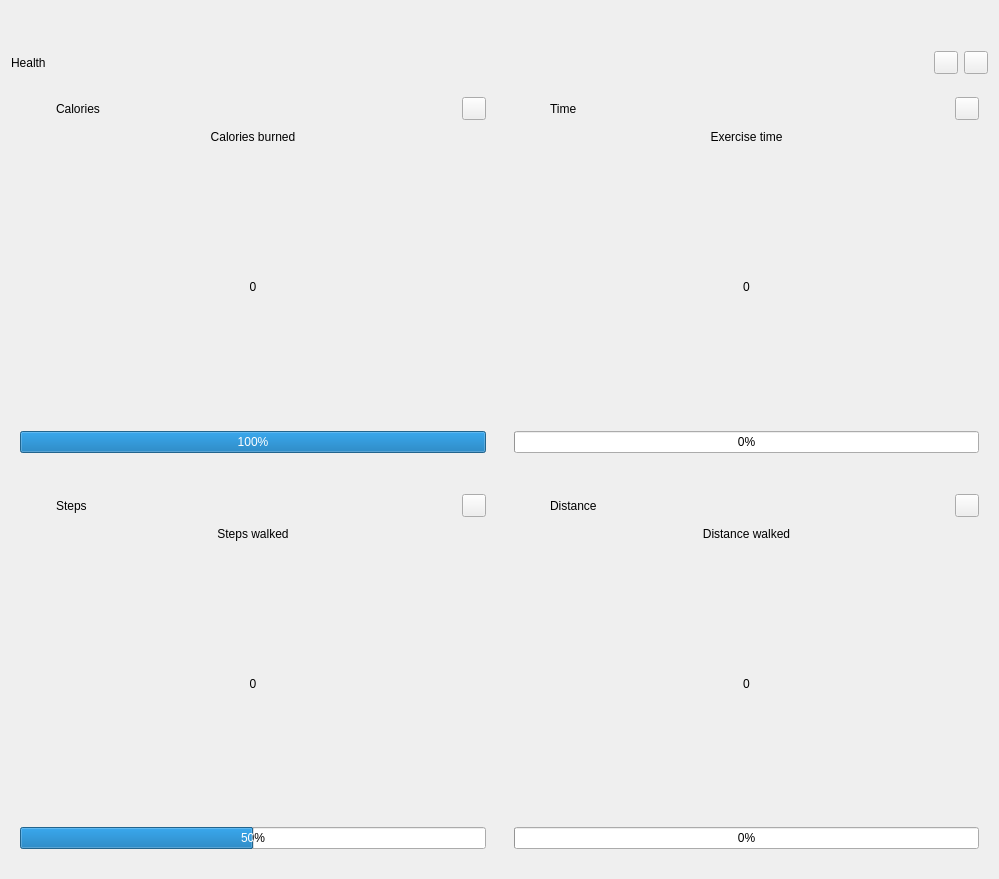
<?xml version="1.0" encoding="UTF-8"?>
<ui version="4.0">
 <class>HealthInterface</class>
 <widget class="QWidget" name="HealthInterface">
  <property name="geometry">
   <rect>
    <x>0</x>
    <y>0</y>
    <width>999</width>
    <height>879</height>
   </rect>
  </property>
  <property name="sizePolicy">
   <sizepolicy hsizetype="Preferred" vsizetype="Preferred">
    <horstretch>0</horstretch>
    <verstretch>0</verstretch>
   </sizepolicy>
  </property>
  <property name="windowTitle">
   <string>Form</string>
  </property>
  <layout class="QGridLayout" name="gridLayout_3">
   <item row="0" column="0">
    <spacer name="verticalSpacer">
     <property name="orientation">
      <enum>Qt::Vertical</enum>
     </property>
     <property name="sizeType">
      <enum>QSizePolicy::Fixed</enum>
     </property>
     <property name="sizeHint" stdset="0">
      <size>
       <width>20</width>
       <height>40</height>
      </size>
     </property>
    </spacer>
   </item>
   <item row="4" column="0">
    <layout class="QGridLayout" name="gridLayout" rowstretch="0,0" columnstretch="0,0">
     <property name="topMargin">
      <number>0</number>
     </property>
     <property name="spacing">
      <number>10</number>
     </property>
     <item row="1" column="0">
      <widget class="CardWidget" name="distanceCard_2">
       <layout class="QVBoxLayout" name="verticalLayout_8">
        <item>
         <layout class="QVBoxLayout" name="verticalLayout_9" stretch="0,0,1,0">
          <property name="sizeConstraint">
           <enum>QLayout::SetMinAndMaxSize</enum>
          </property>
          <property name="bottomMargin">
           <number>10</number>
          </property>
          <item>
           <layout class="QHBoxLayout" name="horizontalLayout_6">
            <item>
             <widget class="IconWidget" name="stepsIcon">
              <property name="sizePolicy">
               <sizepolicy hsizetype="Preferred" vsizetype="Preferred">
                <horstretch>0</horstretch>
                <verstretch>0</verstretch>
               </sizepolicy>
              </property>
              <property name="minimumSize">
               <size>
                <width>30</width>
                <height>30</height>
               </size>
              </property>
              <property name="icon">
               <iconset>
                <normaloff>../resource/images/icon/step.png</normaloff>../resource/images/icon/step.png</iconset>
              </property>
             </widget>
            </item>
            <item>
             <widget class="TitleLabel" name="stepsTitle">
              <property name="text">
               <string>Steps</string>
              </property>
             </widget>
            </item>
            <item>
             <spacer name="horizontalSpacer_4">
              <property name="orientation">
               <enum>Qt::Horizontal</enum>
              </property>
              <property name="sizeType">
               <enum>QSizePolicy::Expanding</enum>
              </property>
              <property name="sizeHint" stdset="0">
               <size>
                <width>40</width>
                <height>20</height>
               </size>
              </property>
             </spacer>
            </item>
            <item>
             <widget class="ToolButton" name="stepsButton1"/>
            </item>
           </layout>
          </item>
          <item>
           <widget class="SubtitleLabel" name="stepsCaption">
            <property name="text">
             <string>Steps walked</string>
            </property>
            <property name="alignment">
             <set>Qt::AlignCenter</set>
            </property>
            <property name="pixelFontSize" stdset="0">
             <number>35</number>
            </property>
           </widget>
          </item>
          <item>
           <widget class="DisplayLabel" name="stepsNum">
            <property name="text">
             <string>0</string>
            </property>
            <property name="textFormat">
             <enum>Qt::RichText</enum>
            </property>
            <property name="alignment">
             <set>Qt::AlignCenter</set>
            </property>
            <property name="pixelFontSize" stdset="0">
             <number>160</number>
            </property>
           </widget>
          </item>
          <item>
           <widget class="ProgressBar" name="stepsProgressBar">
            <property name="minimumSize">
             <size>
              <width>0</width>
              <height>15</height>
             </size>
            </property>
            <property name="sizeIncrement">
             <size>
              <width>0</width>
              <height>0</height>
             </size>
            </property>
            <property name="value">
             <number>50</number>
            </property>
           </widget>
          </item>
         </layout>
        </item>
       </layout>
      </widget>
     </item>
     <item row="0" column="1">
      <widget class="CardWidget" name="timeCard">
       <layout class="QVBoxLayout" name="verticalLayout_5">
        <item>
         <layout class="QVBoxLayout" name="verticalLayout_6" stretch="0,0,1,0">
          <property name="spacing">
           <number>6</number>
          </property>
          <property name="sizeConstraint">
           <enum>QLayout::SetMinAndMaxSize</enum>
          </property>
          <property name="bottomMargin">
           <number>10</number>
          </property>
          <item>
           <layout class="QHBoxLayout" name="horizontalLayout_4">
            <item>
             <widget class="IconWidget" name="CaloriesIcon_3">
              <property name="sizePolicy">
               <sizepolicy hsizetype="Preferred" vsizetype="Preferred">
                <horstretch>0</horstretch>
                <verstretch>0</verstretch>
               </sizepolicy>
              </property>
              <property name="minimumSize">
               <size>
                <width>30</width>
                <height>30</height>
               </size>
              </property>
              <property name="icon">
               <iconset>
                <normaloff>../resource/images/icon/chronometer.png</normaloff>../resource/images/icon/chronometer.png</iconset>
              </property>
             </widget>
            </item>
            <item>
             <widget class="TitleLabel" name="timeTitle">
              <property name="text">
               <string>Time</string>
              </property>
             </widget>
            </item>
            <item>
             <spacer name="horizontalSpacer_3">
              <property name="orientation">
               <enum>Qt::Horizontal</enum>
              </property>
              <property name="sizeType">
               <enum>QSizePolicy::Expanding</enum>
              </property>
              <property name="sizeHint" stdset="0">
               <size>
                <width>40</width>
                <height>20</height>
               </size>
              </property>
             </spacer>
            </item>
            <item>
             <widget class="ToolButton" name="timeButton1"/>
            </item>
           </layout>
          </item>
          <item>
           <widget class="SubtitleLabel" name="timeCaption">
            <property name="text">
             <string>Exercise time</string>
            </property>
            <property name="alignment">
             <set>Qt::AlignCenter</set>
            </property>
            <property name="pixelFontSize" stdset="0">
             <number>35</number>
            </property>
           </widget>
          </item>
          <item>
           <widget class="DisplayLabel" name="timeNum">
            <property name="text">
             <string>0</string>
            </property>
            <property name="textFormat">
             <enum>Qt::RichText</enum>
            </property>
            <property name="alignment">
             <set>Qt::AlignCenter</set>
            </property>
            <property name="pixelFontSize" stdset="0">
             <number>160</number>
            </property>
           </widget>
          </item>
          <item>
           <widget class="ProgressBar" name="timeProgressBar">
            <property name="minimumSize">
             <size>
              <width>0</width>
              <height>15</height>
             </size>
            </property>
            <property name="sizeIncrement">
             <size>
              <width>0</width>
              <height>0</height>
             </size>
            </property>
            <property name="minimum">
             <number>0</number>
            </property>
            <property name="value">
             <number>0</number>
            </property>
           </widget>
          </item>
         </layout>
        </item>
       </layout>
      </widget>
     </item>
     <item row="0" column="0">
      <widget class="CardWidget" name="caloriesCard">
       <layout class="QVBoxLayout" name="verticalLayout_2">
        <item>
         <layout class="QVBoxLayout" name="verticalLayout" stretch="0,0,1,0">
          <property name="sizeConstraint">
           <enum>QLayout::SetMinAndMaxSize</enum>
          </property>
          <property name="bottomMargin">
           <number>10</number>
          </property>
          <item>
           <layout class="QHBoxLayout" name="horizontalLayout_2">
            <item>
             <widget class="IconWidget" name="CaloriesIcon">
              <property name="sizePolicy">
               <sizepolicy hsizetype="Preferred" vsizetype="Preferred">
                <horstretch>0</horstretch>
                <verstretch>0</verstretch>
               </sizepolicy>
              </property>
              <property name="minimumSize">
               <size>
                <width>30</width>
                <height>30</height>
               </size>
              </property>
              <property name="icon">
               <iconset>
                <normaloff>../resource/images/icon/calories.png</normaloff>../resource/images/icon/calories.png</iconset>
              </property>
             </widget>
            </item>
            <item>
             <widget class="TitleLabel" name="caloriesTitle">
              <property name="text">
               <string>Calories</string>
              </property>
             </widget>
            </item>
            <item>
             <spacer name="horizontalSpacer">
              <property name="orientation">
               <enum>Qt::Horizontal</enum>
              </property>
              <property name="sizeType">
               <enum>QSizePolicy::Expanding</enum>
              </property>
              <property name="sizeHint" stdset="0">
               <size>
                <width>40</width>
                <height>20</height>
               </size>
              </property>
             </spacer>
            </item>
            <item>
             <widget class="ToolButton" name="caloriesButton1"/>
            </item>
           </layout>
          </item>
          <item>
           <widget class="SubtitleLabel" name="caloriesCaption">
            <property name="text">
             <string>Calories burned</string>
            </property>
            <property name="alignment">
             <set>Qt::AlignCenter</set>
            </property>
            <property name="pixelFontSize" stdset="0">
             <number>35</number>
            </property>
           </widget>
          </item>
          <item>
           <widget class="DisplayLabel" name="caloriesNum">
            <property name="text">
             <string>0</string>
            </property>
            <property name="textFormat">
             <enum>Qt::RichText</enum>
            </property>
            <property name="alignment">
             <set>Qt::AlignCenter</set>
            </property>
            <property name="pixelFontSize" stdset="0">
             <number>160</number>
            </property>
           </widget>
          </item>
          <item>
           <widget class="ProgressBar" name="caloriesProgressBar">
            <property name="minimumSize">
             <size>
              <width>0</width>
              <height>15</height>
             </size>
            </property>
            <property name="sizeIncrement">
             <size>
              <width>0</width>
              <height>25</height>
             </size>
            </property>
            <property name="value">
             <number>100</number>
            </property>
            <property name="textVisible">
             <bool>true</bool>
            </property>
           </widget>
          </item>
         </layout>
        </item>
       </layout>
      </widget>
     </item>
     <item row="1" column="1">
      <widget class="CardWidget" name="distanceCard">
       <layout class="QVBoxLayout" name="verticalLayout_3">
        <item>
         <layout class="QVBoxLayout" name="verticalLayout_4" stretch="0,0,1,0">
          <property name="sizeConstraint">
           <enum>QLayout::SetMinAndMaxSize</enum>
          </property>
          <property name="bottomMargin">
           <number>10</number>
          </property>
          <item>
           <layout class="QHBoxLayout" name="horizontalLayout_3">
            <item>
             <widget class="IconWidget" name="distanceIcon">
              <property name="sizePolicy">
               <sizepolicy hsizetype="Preferred" vsizetype="Preferred">
                <horstretch>0</horstretch>
                <verstretch>0</verstretch>
               </sizepolicy>
              </property>
              <property name="minimumSize">
               <size>
                <width>30</width>
                <height>30</height>
               </size>
              </property>
              <property name="icon">
               <iconset>
                <normaloff>../resource/images/icon/distance.png</normaloff>../resource/images/icon/distance.png</iconset>
              </property>
             </widget>
            </item>
            <item>
             <widget class="TitleLabel" name="distanceTitle">
              <property name="text">
               <string>Distance</string>
              </property>
             </widget>
            </item>
            <item>
             <spacer name="horizontalSpacer_2">
              <property name="orientation">
               <enum>Qt::Horizontal</enum>
              </property>
              <property name="sizeType">
               <enum>QSizePolicy::Expanding</enum>
              </property>
              <property name="sizeHint" stdset="0">
               <size>
                <width>40</width>
                <height>20</height>
               </size>
              </property>
             </spacer>
            </item>
            <item>
             <widget class="ToolButton" name="distanceButton1"/>
            </item>
           </layout>
          </item>
          <item>
           <widget class="SubtitleLabel" name="distanceCaption">
            <property name="text">
             <string>Distance walked</string>
            </property>
            <property name="alignment">
             <set>Qt::AlignCenter</set>
            </property>
            <property name="pixelFontSize" stdset="0">
             <number>35</number>
            </property>
           </widget>
          </item>
          <item>
           <widget class="DisplayLabel" name="distanceNum">
            <property name="text">
             <string>0</string>
            </property>
            <property name="textFormat">
             <enum>Qt::RichText</enum>
            </property>
            <property name="alignment">
             <set>Qt::AlignCenter</set>
            </property>
            <property name="pixelFontSize" stdset="0">
             <number>160</number>
            </property>
           </widget>
          </item>
          <item>
           <widget class="ProgressBar" name="distanceProgressBar">
            <property name="minimumSize">
             <size>
              <width>0</width>
              <height>15</height>
             </size>
            </property>
            <property name="sizeIncrement">
             <size>
              <width>0</width>
              <height>0</height>
             </size>
            </property>
            <property name="value">
             <number>0</number>
            </property>
           </widget>
          </item>
         </layout>
        </item>
       </layout>
      </widget>
     </item>
    </layout>
   </item>
   <item row="2" column="0">
    <layout class="QHBoxLayout" name="horizontalLayout_5">
     <property name="bottomMargin">
      <number>5</number>
     </property>
     <item>
      <widget class="TitleLabel" name="TitleLabel">
       <property name="text">
        <string>Health</string>
       </property>
       <property name="pixelFontSize" stdset="0">
        <number>50</number>
       </property>
      </widget>
     </item>
     <item>
      <widget class="ToolButton" name="themeButton"/>
     </item>
     <item>
      <widget class="ToolButton" name="GitHubButton"/>
     </item>
    </layout>
   </item>
  </layout>
 </widget>
 <customwidgets>
  <customwidget>
   <class>ToolButton</class>
   <extends>QToolButton</extends>
   <header>qfluentwidgets</header>
  </customwidget>
  <customwidget>
   <class>IconWidget</class>
   <extends>QWidget</extends>
   <header>qfluentwidgets</header>
  </customwidget>
  <customwidget>
   <class>CardWidget</class>
   <extends>QFrame</extends>
   <header>qfluentwidgets</header>
   <container>1</container>
  </customwidget>
  <customwidget>
   <class>SubtitleLabel</class>
   <extends>QLabel</extends>
   <header>qfluentwidgets</header>
  </customwidget>
  <customwidget>
   <class>TitleLabel</class>
   <extends>QLabel</extends>
   <header>qfluentwidgets</header>
  </customwidget>
  <customwidget>
   <class>DisplayLabel</class>
   <extends>QLabel</extends>
   <header>qfluentwidgets</header>
  </customwidget>
  <customwidget>
   <class>ProgressBar</class>
   <extends>QProgressBar</extends>
   <header>qfluentwidgets</header>
  </customwidget>
 </customwidgets>
 <resources/>
 <connections/>
</ui>
